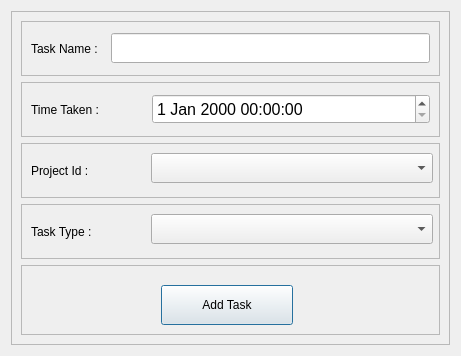
<?xml version="1.0" encoding="UTF-8"?>
<ui version="4.0">
 <class>Dialog</class>
 <widget class="QDialog" name="Dialog">
  <property name="geometry">
   <rect>
    <x>0</x>
    <y>0</y>
    <width>461</width>
    <height>356</height>
   </rect>
  </property>
  <property name="windowTitle">
   <string>Dialog</string>
  </property>
  <property name="styleSheet">
   <string notr="true">QLineEdit{font-size:14px; 
background-color:rgb(202, 255, 227); 
border: 1px solid gray; 
border-radius: 20px; 
padding: 0 8px; 
selection-background-color: darkgray; 
 font-size: 16px;
  focus {  
   background-color:rgb(192, 192, 255)}

}
QLabel{
font-family:Microsoft Sans Serif;
font-size: 18px;
font-size:14pt; color:rgb(55, 55, 55);
}


QPushButton{


 font-size:14pt; color:rgb(255, 255, 255);
color:orange;
border:2px solid orange;
}
QPushButton:hover{
	background-color: orange;
 color:white;
font-size:15pt;
}


QPushButton:pressed {
		background-color:orange;
font-size :15px;

color:white;
pading:20px;
}</string>
  </property>
  <layout class="QHBoxLayout" name="horizontalLayout">
   <item>
    <widget class="QFrame" name="frame">
     <property name="frameShape">
      <enum>QFrame::StyledPanel</enum>
     </property>
     <property name="frameShadow">
      <enum>QFrame::Raised</enum>
     </property>
     <layout class="QVBoxLayout" name="verticalLayout">
      <item>
       <widget class="QFrame" name="frame_2">
        <property name="minimumSize">
         <size>
          <width>0</width>
          <height>0</height>
         </size>
        </property>
        <property name="maximumSize">
         <size>
          <width>16777215</width>
          <height>55</height>
         </size>
        </property>
        <property name="frameShape">
         <enum>QFrame::StyledPanel</enum>
        </property>
        <property name="frameShadow">
         <enum>QFrame::Raised</enum>
        </property>
        <layout class="QHBoxLayout" name="horizontalLayout_2">
         <item>
          <widget class="QLabel" name="label">
           <property name="text">
            <string>Task Name :  </string>
           </property>
          </widget>
         </item>
         <item>
          <widget class="QLineEdit" name="lineEdit">
           <property name="minimumSize">
            <size>
             <width>100</width>
             <height>30</height>
            </size>
           </property>
           <property name="maximumSize">
            <size>
             <width>16777215</width>
             <height>16777215</height>
            </size>
           </property>
          </widget>
         </item>
        </layout>
       </widget>
      </item>
      <item>
       <widget class="QFrame" name="frame_3">
        <property name="maximumSize">
         <size>
          <width>16777215</width>
          <height>55</height>
         </size>
        </property>
        <property name="frameShape">
         <enum>QFrame::StyledPanel</enum>
        </property>
        <property name="frameShadow">
         <enum>QFrame::Raised</enum>
        </property>
        <layout class="QHBoxLayout" name="horizontalLayout_3">
         <item>
          <widget class="QLabel" name="label_2">
           <property name="maximumSize">
            <size>
             <width>115</width>
             <height>16777215</height>
            </size>
           </property>
           <property name="text">
            <string>Time Taken : </string>
           </property>
          </widget>
         </item>
         <item>
          <widget class="QDateTimeEdit" name="dateTimeEdit">
           <property name="maximumSize">
            <size>
             <width>16777215</width>
             <height>30</height>
            </size>
           </property>
           <property name="font">
            <font>
             <pointsize>12</pointsize>
            </font>
           </property>
          </widget>
         </item>
        </layout>
       </widget>
      </item>
      <item>
       <widget class="QFrame" name="frame_5">
        <property name="maximumSize">
         <size>
          <width>16777215</width>
          <height>55</height>
         </size>
        </property>
        <property name="frameShape">
         <enum>QFrame::StyledPanel</enum>
        </property>
        <property name="frameShadow">
         <enum>QFrame::Raised</enum>
        </property>
        <widget class="QComboBox" name="comboBox">
         <property name="geometry">
          <rect>
           <x>130</x>
           <y>10</y>
           <width>282</width>
           <height>30</height>
          </rect>
         </property>
         <property name="minimumSize">
          <size>
           <width>282</width>
           <height>30</height>
          </size>
         </property>
         <property name="maximumSize">
          <size>
           <width>150</width>
           <height>30</height>
          </size>
         </property>
         <property name="font">
          <font>
           <pointsize>11</pointsize>
          </font>
         </property>
        </widget>
        <widget class="QLabel" name="label_3">
         <property name="geometry">
          <rect>
           <x>10</x>
           <y>10</y>
           <width>115</width>
           <height>35</height>
          </rect>
         </property>
         <property name="minimumSize">
          <size>
           <width>115</width>
           <height>0</height>
          </size>
         </property>
         <property name="maximumSize">
          <size>
           <width>116</width>
           <height>16777215</height>
          </size>
         </property>
         <property name="text">
          <string>Project Id :     </string>
         </property>
        </widget>
       </widget>
      </item>
      <item>
       <widget class="QFrame" name="frame_6">
        <property name="maximumSize">
         <size>
          <width>16777215</width>
          <height>55</height>
         </size>
        </property>
        <property name="frameShape">
         <enum>QFrame::StyledPanel</enum>
        </property>
        <property name="frameShadow">
         <enum>QFrame::Raised</enum>
        </property>
        <widget class="QComboBox" name="comboBox_2">
         <property name="geometry">
          <rect>
           <x>130</x>
           <y>10</y>
           <width>282</width>
           <height>30</height>
          </rect>
         </property>
         <property name="minimumSize">
          <size>
           <width>282</width>
           <height>30</height>
          </size>
         </property>
         <property name="maximumSize">
          <size>
           <width>150</width>
           <height>30</height>
          </size>
         </property>
         <property name="font">
          <font>
           <pointsize>11</pointsize>
          </font>
         </property>
        </widget>
        <widget class="QLabel" name="label_4">
         <property name="geometry">
          <rect>
           <x>10</x>
           <y>10</y>
           <width>115</width>
           <height>35</height>
          </rect>
         </property>
         <property name="minimumSize">
          <size>
           <width>115</width>
           <height>0</height>
          </size>
         </property>
         <property name="maximumSize">
          <size>
           <width>116</width>
           <height>16777215</height>
          </size>
         </property>
         <property name="text">
          <string>Task Type :</string>
         </property>
        </widget>
       </widget>
      </item>
      <item>
       <widget class="QFrame" name="frame_4">
        <property name="frameShape">
         <enum>QFrame::StyledPanel</enum>
        </property>
        <property name="frameShadow">
         <enum>QFrame::Raised</enum>
        </property>
        <widget class="QPushButton" name="pushButton">
         <property name="geometry">
          <rect>
           <x>140</x>
           <y>20</y>
           <width>132</width>
           <height>40</height>
          </rect>
         </property>
         <property name="minimumSize">
          <size>
           <width>132</width>
           <height>40</height>
          </size>
         </property>
         <property name="maximumSize">
          <size>
           <width>132</width>
           <height>40</height>
          </size>
         </property>
         <property name="sizeIncrement">
          <size>
           <width>0</width>
           <height>0</height>
          </size>
         </property>
         <property name="styleSheet">
          <string notr="true"/>
         </property>
         <property name="text">
          <string>Add Task</string>
         </property>
        </widget>
       </widget>
      </item>
     </layout>
    </widget>
   </item>
  </layout>
 </widget>
 <resources/>
 <connections/>
</ui>
